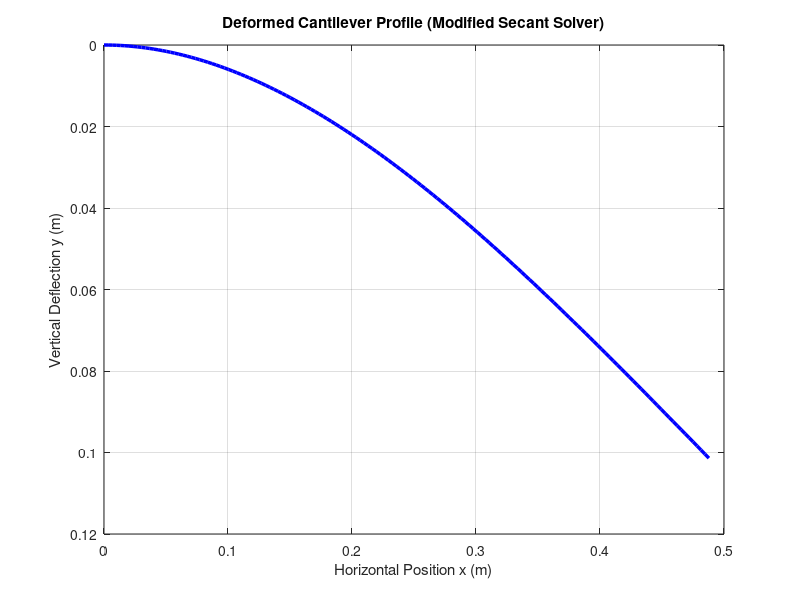

This figure's MATLAB source:
function main_beam_deflection_modified_secant()
    % =====================================================================
    % 1. PHYSICAL PARAMETERS (Exactly the same)
    % =====================================================================
    L  = 0.5;          % Length of the beam (meters)
    b  = 0.03;         % Width of cross-section (meters)
    t  = 0.01;         % Thickness of cross-section (meters)
    P  = 1000.0;       % Point load at free tip (N)
    w_area = 38500;    % Distributed load per area (N/m^2)
    E  = 200e9;        % Young's Modulus: 200 GPa
    I  = 2.50e-09;     % Moment of Inertia (m^4)
    
    q = w_area * b;    % Convert area load to linear load
    EI = E * I;        % Flexural rigidity
    
    % =====================================================================
    % 2. MESH DISCRETIZATION
    % =====================================================================
    num_steps = 150; 
    s_mesh = linspace(0, L, num_steps);
    
    % =====================================================================
    % 3. SYSTEM OF FIRST-ORDER ODEs (Anonymous Function)
    % =====================================================================
    f_system = @(s, Y) [Y(2); ...
                        Y(3); ...
                        -(q/EI)*(L - s) - (P/EI)];
                    
    % =====================================================================
    % 4. THE SHOOTING METHOD (Using MODIFIED SECANT Iteration)
    % =====================================================================
    % Modified Secant requires only ONE starting guess
    current_guess = -0.01; 
    
    % Small fractional perturbation constant (typically 1e-4 to 1e-6)
    delta = 1e-5; 
    
    tolerance = 1e-9;
    max_iter = 50;
    converged = false;
    
    fprintf('Starting Modified Secant Root Search...\n');
    fprintf('%-10s %-20s %-20s\n', 'Iter', 'Current Guess', 'Tip Moment Error');
    
    for iter = 1:max_iter
        % Step 4.1: Compute baseline error at the current guess
        sol_current = RK4(f_system, s_mesh, [0; 0; current_guess]);
        error_current = sol_current(3, end); 
        
        fprintf('%-10d %-20.6f %-20.6e\n', iter, current_guess, error_current);
        
        % Step 4.2: Check for convergence
        if abs(error_current) < tolerance
            fprintf('Convergence achieved in %d iterations!\n', iter);
            final_solution = sol_current;
            converged = true;
            break;
        end
        
        % Step 4.3: Calculate a scaled perturbation step change
        % If current_guess is exactly 0, handle it by reverting to a flat constant step
        if current_guess == 0
            dx = delta;
        else
            dx = delta * current_guess;
        end
        
        % Step 4.4: Run RK4 with the perturbed guess
        sol_perturbed = RK4(f_system, s_mesh, [0; 0; current_guess + dx]);
        error_perturbed = sol_perturbed(3, end);
        
        % Step 4.5: MODIFIED SECANT UPDATE FORMULA
        % Slope approximation: (f(x + dx) - f(x)) / dx
        % next_x = x - [f(x) * dx] / [f(x + dx) - f(x)]
        denom = error_perturbed - error_current;
        if abs(denom) < 1e-15
            break;
        end
        
        current_guess = current_guess - (error_current * dx) / denom;
    end
    
    if ~converged
        error('The Modified Secant shooting method failed to converge.');
    end
    
    % =====================================================================
    % 5. EXTRACT ANGLE & CALCULATE X-DIRECTION DEFLECTION
    % =====================================================================
    vertical_y  = final_solution(1, :);   
    slope_angle = final_solution(2, :);   
    
    % True deformed horizontal coordinates
    deformed_x = cumtrapz(s_mesh, cos(slope_angle));
    
    % Horizontal displacement profile (u_x = s - x)
    horiz_deflection_x = s_mesh - deformed_x;
    
    % Print out results
    fprintf('\n--- RESULTS AT THE FREE TIP (s = L) ---\n');
    fprintf('Deflection Angle:          %.4f degrees\n', rad2deg(slope_angle(end)));
    fprintf('Vertical Deflection (y):    %.4f mm\n', vertical_y(end) * 1000);
    fprintf('Horizontal Deflection (x):  %.4f mm\n', horiz_deflection_x(end) * 1000);
    
    % =====================================================================
    % 6. PLOT THE TRUE 2D DEFORMED SHAPE
    % =====================================================================
    figure;
    plot(deformed_x, vertical_y, 'b-', 'LineWidth', 2.5);
    grid on;
    title('Deformed Cantilever Profile (Modified Secant Solver)');
    xlabel('Horizontal Position x (m)');
    ylabel('Vertical Deflection y (m)');
    set(gca, 'YDir', 'reverse'); 
    
end  % This properly closes the main function script block

% =========================================================================
% 7. RUNGE-KUTTA 4 SYSTEM SOLVER
% =========================================================================
function y = RK4(f, x, y0)
    y = zeros(length(y0), length(x)); 
    y(:, 1) = y0; 
    h = x(2) - x(1); 
    n = length(x);
    for i = 1:n-1
        k1 = f(x(i), y(:, i));
        k2 = f(x(i) + h/2, y(:, i) + h*k1/2);
        k3 = f(x(i) + h/2, y(:, i) + h*k2/2);
        k4 = f(x(i) + h, y(:, i) + h*k3);
        y(:, i+1) = y(:, i) + h*(k1 + 2*k2 + 2*k3 + k4)/6;
    end
end % This explicitly closes the RK4 helper sub-function block
